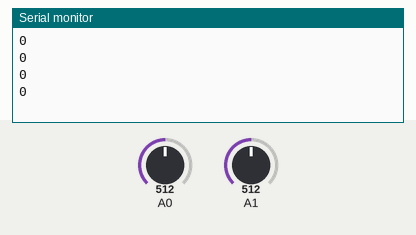
Recording of a sketch running on a simulated Arduino Uno, built with avr-gcc and run on an emulated ATmega328P. Shown: the last lines printed to the serial monitor. The test bench sets the inputs (shaded band); at power-on: A0 = 512, A1 = 512.

Above: at 1.4 s.
1.5 s: A0 set to 306
At 1.71 s:
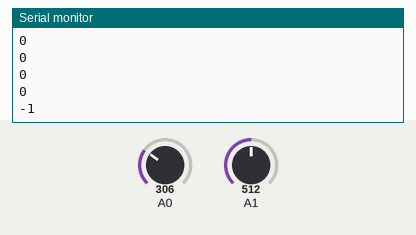
3.0 s: A0 set to 1023
At 3.22 s:
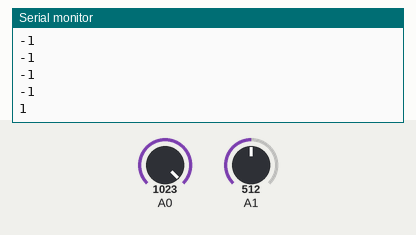
Timing chart, 0 to 6.0 s (numbered marks = the images above; inputs shaded):
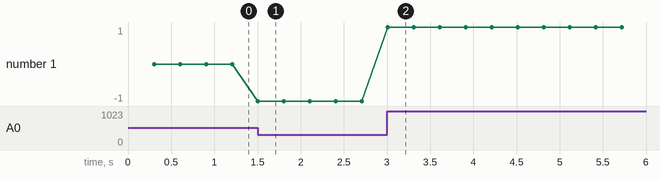

The sketch:

Joystick.ino
```cpp
const int joystickPin = 8;
const int readDelay = 300;
int previousReadTime = 0;


void setup() {
  Serial.begin(9600);
  pinMode(joystickPin, INPUT_PULLUP);
}

void loop() {
if(millis() - previousReadTime > readDelay)
{
  previousReadTime = millis();
  int joyX = analogRead(A0);
  int joyY = analogRead(A1);

  int mappedX = map(joyX, 0 , 1023, -1, 1);
  int mappedY = map(joyY, 0 , 1023, -1, 1);
  //Serial.println(joyX);
  Serial.println(mappedX);
  //Serial.println(joyY);


}

}
```

Measured:
- after the input at 1.5 s, the serial monitor: prints a new line at once (image 1)
- after the input at 3.0 s, the serial monitor: prints a new line at once (image 2)
- plotted number 1: 0 → -1 after the input at 1.5 s, -1 → 1 after the input at 3.0 s
